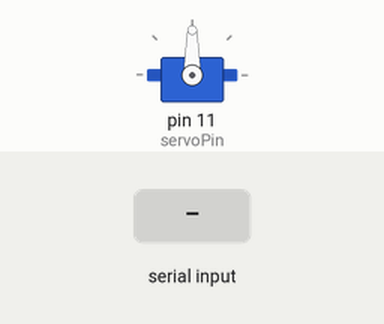
The sketch below on a simulated Arduino Uno, built with avr-gcc and run on an emulated ATmega328P. On the bench: servo. Inputs (shaded band) come from the test bench.

Above: at 1.2 s.
1.3 s: "90,45\n" received over Serial
At 2.0 s:
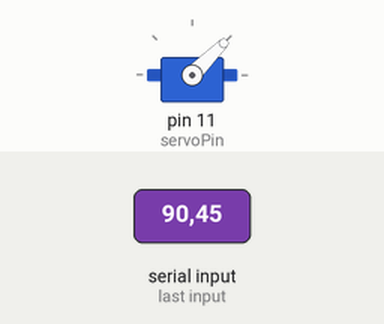
2.8 s: "30,150\n" received over Serial
At 3.1 s:
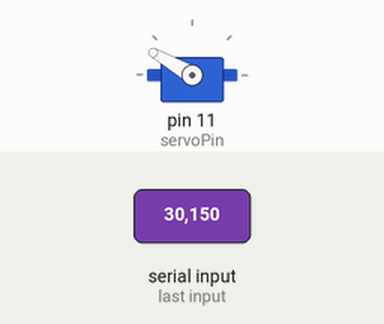
4.3 s: "5\n" received over Serial
At 5.3 s:
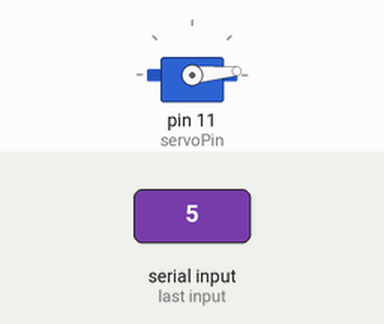
5.8 s: "200\n" received over Serial
At 6.5 s:
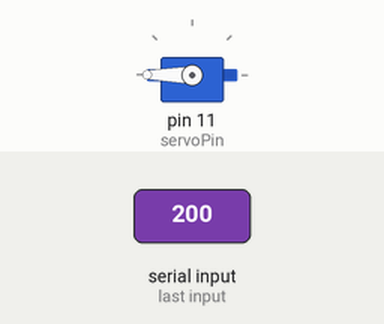
7.3 s: "90\n" received over Serial
At 7.6 s:
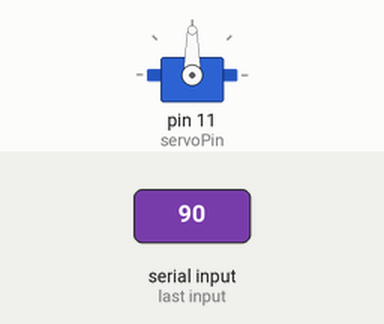
Timing chart, 0 to 9.8 s (numbered marks = the images above; inputs shaded):
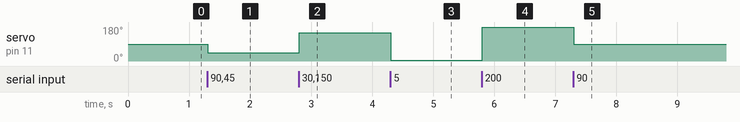

The sketch:

gripper_test.ino
```cpp
#include <Servo.h>

Servo myServo;
int servoPin = 11;
int angle, pre = 90;
void setup() {
  // put your setup code here, to run once:
  myServo.attach(servoPin);
  Serial.begin(9600);
  myServo.write(0);
}
void loop() {

  if (Serial.available()) {
    int angle = Serial.parseInt();
    if (angle!=0)
    pre=angle;
    else if (angle<0)
    pre=0;
  }
  myServo.write(pre);
  // for (int i = 180; i >= 90; i--) {

  //   myServo.write(i);
  //   delay(15);
  // }
  // for (int i = 90; i <= 180; i++) {

  //   myServo.write(i);
  //   delay(15);
  // }
}
```

Measured:
- after the input at 1.3 s, servo on pin 11 (servoPin): 90° → 45° at once
- after the input at 2.8 s, servo on pin 11 (servoPin): 45° → 150° at once
- after the input at 4.3 s, servo on pin 11 (servoPin): 150° → 5° at once
- after the input at 5.8 s, servo on pin 11 (servoPin): 5° → 180° at once
- after the input at 7.3 s, servo on pin 11 (servoPin): 180° → 90° at once
